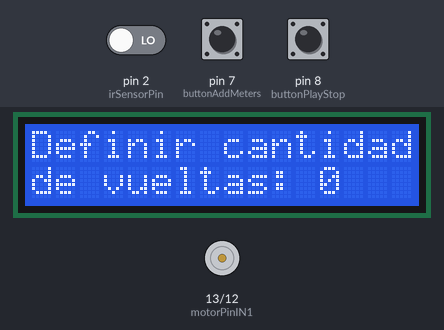
The sketch below on a simulated Arduino Uno, built with avr-gcc and run on an emulated ATmega328P. On the bench: 16×2 character LCD, motor-driver pin pairs drawn as motors (green arrow = first pin HIGH = forward, orange = second pin HIGH = backward, longer = more drive, scaled by the enable pin). The inputs (shaded band) are chosen by the test bench; at power-on: pin 7 (buttonAddMeters) HIGH, pin 8 (buttonPlayStop) HIGH, pin 2 (irSensorPin) LOW. What the sketch prints to the serial monitor is not drawn.

Above: at 2.3 s.
2.4 s: pin 7 (buttonAddMeters) pulled LOW for 0.15 s
At 2.9 s:
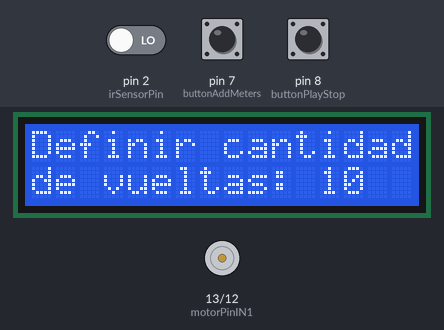
4.0 s: pin 8 (buttonPlayStop) pulled LOW for 0.15 s
At 5.3 s:
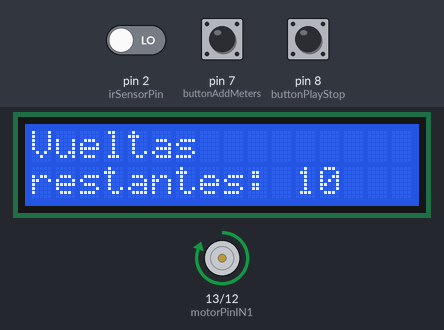
5.6 s: pin 8 (buttonPlayStop) pulled LOW for 1 s
At 7.0 s:
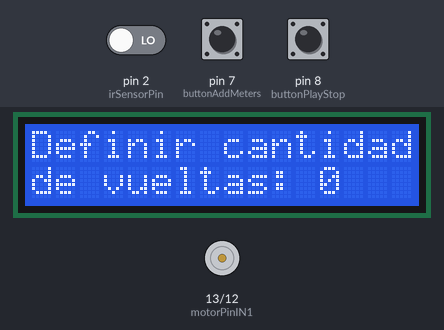
8.1 s: pin 7 (buttonAddMeters) pulled LOW for 1 s
At 8.5 s:
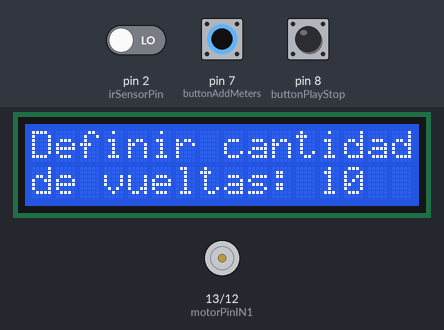
Timing chart, 0 to 11.1 s (numbered marks = the images above; inputs shaded):
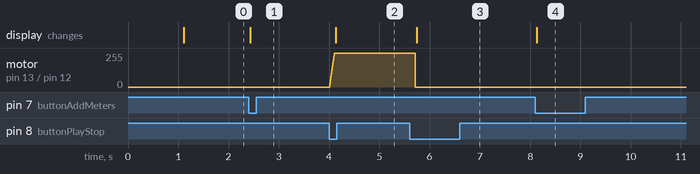

Measured:
- after the input at 2.4 s, the display: changes at once (image 1)
- after the input at 4.0 s, motor on pin 13 (motorPinIN1) / pin 12 (motorPinIN2): moves from stopped to forward 255/255 over 0.09 s, starting at once; the display: changes after 0.13 s (image 2)
- after the input at 5.6 s, motor on pin 13 (motorPinIN1) / pin 12 (motorPinIN2): forward 255/255 → stopped after 0.11 s; the display: changes after 0.14 s (image 3)
- after the input at 8.1 s, the display: changes at once (image 4)

The sketch:

C_digo_Final_-_Arduino.ino
```cpp
// Incluir librerías para el LCD con I2C
#include <Wire.h>
#include <LiquidCrystal_PCF8574.h>

// Inicializar el LCD (dirección I2C 0x27 es común, 16 columnas, 2 filas)
LiquidCrystal_PCF8574 lcd(0x27);

// Definición de pines
const int buttonAddMeters = 7;  // Botón para añadir +2 metros (10 cuentas)
const int buttonPlayStop = 8;   // Botón de inicio/parada
const int irSensorPin = 2;      // Pin del sensor HW-201 (digital)
const int motorPinIN1 = 13;     // Pin IN1 del L298N
const int motorPinIN2 = 12;     // Pin IN2 del L298N (PWM)
const int motorPinENA = 6;      // Pin ENA del L298N (PWM)
const int MAX_COUNT = 9990;     // Límite máximo del contador
const int METERS_TO_COUNT = 10; // 2 metros = 10 cuentas
const int RAMP_TIME = 100;     // 1 segundo para rampa de motor (ms)

// Variables para el sensor HW-201
volatile int counter = 0;
volatile unsigned long lastIrTime = 0;
const long irDebounceDelay = 50;
volatile int irPulseCount = 0;  // Para contar las señales del sensor

int state = 1;  // Estado: 1 (Esperando), 2 (En marcha), 3 (Listo)
int lastAddButtonState = HIGH;
int lastPlayStopState = HIGH;
unsigned long lastDebounceTime = 0;
const long debounceDelay = 50;
unsigned long rampStartTime = 0;
bool motorStopping = false;
bool panicStop = false;
bool lastIrState = LOW;
int lastCounter = -1;
int lastState = -1;
int cont_final = 0;  // Valor del contador al iniciar enrollado

// Para alternar mensajes en estado 3
unsigned long lastToggleTime = 0;
bool toggleMessage = false;

// Acelerar/desacelerar motor suavemente
void rampMotorSpeed(int startSpeed, int targetSpeed, unsigned long duration) {
  unsigned long startTime = millis();
  unsigned long elapsed = 0;
  while (elapsed < duration) {
    elapsed = millis() - startTime;
    int speed = startSpeed + (targetSpeed - startSpeed) * elapsed / duration;
    speed = constrain(speed, 0, 255);
    analogWrite(motorPinENA, speed);
    delay(10);
  }
  analogWrite(motorPinENA, targetSpeed);
}

// Detener motor suavemente y resetear a Estado 1 o pasar a 3
void stopMotor(bool resetCounter) {
  motorStopping = true;
  rampMotorSpeed(255, 0, RAMP_TIME);
  digitalWrite(motorPinIN1, LOW);
  digitalWrite(motorPinIN2, LOW);
  analogWrite(motorPinENA, 0);

  if (resetCounter) {
    counter = 0;
  }

  if (!panicStop) {
    state = 3;  // Terminado normalmente → estado listo
    lastToggleTime = millis();  // Reiniciar el temporizador de alternancia
  } else {
    state = 1;  // Parada de emergencia → volver a espera
  }

  motorStopping = false;
  panicStop = false;
  Serial.println("Motor detenido");
}

// Procesar sensor HW-201
void processIrSensor() {
  int irValue = digitalRead(irSensorPin);
  unsigned long currentTime = millis();

  if (irValue == HIGH && lastIrState == LOW && (currentTime - lastIrTime > irDebounceDelay)) {
    if (state == 2 && !motorStopping && !panicStop) {
      irPulseCount++;
      if (irPulseCount >= 2) {  // Solo contamos después de 2 pulsos (1 vuelta completa)
        irPulseCount = 0;       // Reiniciar el contador de pulsos
        counter--;
        Serial.print("Contador: ");
        Serial.println(counter);
        if (counter <= 0) {
          counter = 0;
          motorStopping = true;
          rampStartTime = millis();
        }
      }
    }
    lastIrTime = currentTime;
  }
  lastIrState = irValue;
}

// Actualizar el LCD
void updateLCD() {
  if (state == 3) {
    // Alternar mensajes cada 1 segundo
    if (millis() - lastToggleTime >= 2000) {
      toggleMessage = !toggleMessage;
      lcd.clear();
      lcd.setCursor(0, 0);
      if (toggleMessage) {
        lcd.print("Pulse el Boton");
        lcd.setCursor(0, 1);
        lcd.print("Rojo para volver");
      } else {
        lcd.print("Estan listas sus");
        lcd.setCursor(0, 1);
        lcd.print(cont_final);
        lcd.print(" vueltas");
      }
      lastToggleTime = millis();
    }
    return; // No continuar con el resto
  }

  if (lastCounter != counter || lastState != state) {
    lcd.clear();
    lcd.setCursor(0, 0);
    if (state == 1) {
      lcd.print("Definir cantidad");
    } else if (state == 2 && !motorStopping && !panicStop) {
      lcd.print("Vueltas");
    } else {
      lcd.print("Deteniendo");
    }

    lcd.setCursor(0, 1);
    if (state == 1) {
      lcd.print("de vueltas: ");
      lcd.print(counter);
    } else if (state == 2 && !motorStopping && !panicStop) {
      lcd.print("restantes: ");
      lcd.print(counter);
    } else {
      lcd.print("el motor...");
    }

    lastCounter = counter;
    lastState = state;
  }
}

void setup() {
  Serial.begin(9600);
  Serial.println("Iniciando sistema con HW-201 y LCD...");

  lcd.begin(16, 2);
  lcd.setBacklight(255);
  lcd.clear();
  lcd.setCursor(0, 0);
  lcd.print("Iniciando...");
  delay(1000);

  pinMode(buttonAddMeters, INPUT_PULLUP);
  pinMode(buttonPlayStop, INPUT_PULLUP);
  pinMode(irSensorPin, INPUT);
  pinMode(motorPinIN1, OUTPUT);
  pinMode(motorPinIN2, OUTPUT);
  pinMode(motorPinENA, OUTPUT);

  digitalWrite(motorPinIN1, LOW);
  digitalWrite(motorPinIN2, LOW);
  analogWrite(motorPinENA, 0);

  updateLCD();
}

void loop() {
  processIrSensor();

  int addButtonState = digitalRead(buttonAddMeters);
  int playStopState = digitalRead(buttonPlayStop);

  if (addButtonState != lastAddButtonState && (millis() - lastDebounceTime) > debounceDelay) {
    if (addButtonState == LOW && state == 1) {
      counter += METERS_TO_COUNT;
      if (counter > MAX_COUNT) {
        counter = MAX_COUNT;
      }
      Serial.print("Metros añadidos, contador: ");
      Serial.println(counter);
    }
    lastDebounceTime = millis();
  }
  lastAddButtonState = addButtonState;

  if (playStopState != lastPlayStopState && (millis() - lastDebounceTime) > debounceDelay) {
    if (playStopState == LOW) {
      if (state == 1 && counter > 0) {
        state = 2;
        cont_final = counter;  // Guardar el valor del contador
        motorStopping = false;
        panicStop = false;
        digitalWrite(motorPinIN1, HIGH);
        digitalWrite(motorPinIN2, LOW);
        rampStartTime = millis();
        rampMotorSpeed(0, 255, RAMP_TIME);
        Serial.println("Motor iniciado");
      } else if (state == 2) {
        panicStop = true;
        stopMotor(true);
      } else if (state == 3) {
        // Reiniciar
        counter = 0;
        state = 1;
        Serial.println("Sistema reiniciado");
      }
    }
    lastDebounceTime = millis();
  }
  lastPlayStopState = playStopState;

  if (state == 2 && motorStopping && !panicStop) {
    if (millis() - rampStartTime >= RAMP_TIME) {
      digitalWrite(motorPinIN1, LOW);
      digitalWrite(motorPinIN2, LOW);
      analogWrite(motorPinENA, 0);
      state = 3;  // Ahora pasa a estado 3
      lastToggleTime = millis();
      Serial.println("Motor detenido por contador = 0");
    }
  }

  updateLCD();
}
```
